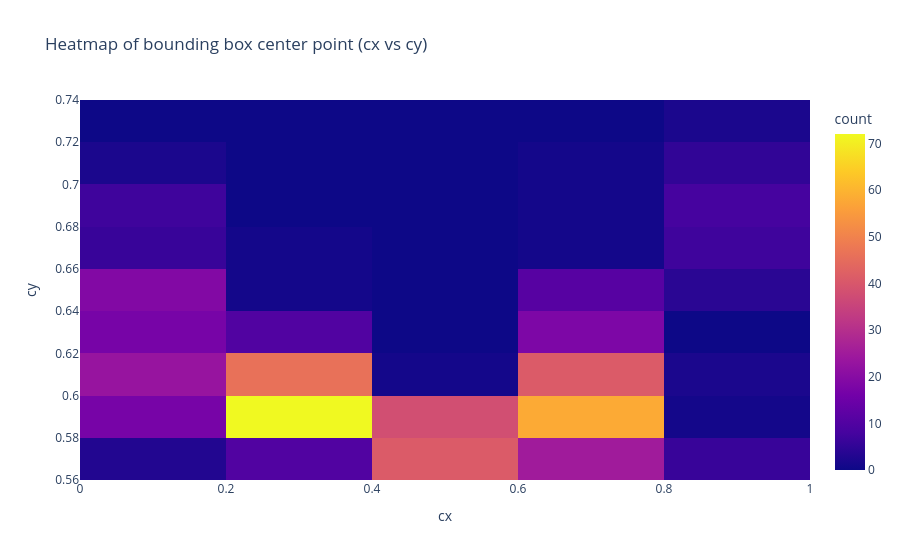

The cell this chart's notebook holds for it:
### Code cell
fig = px.density_heatmap(
    x=all_cx,
    y=all_cy,
    title="Heatmap of bounding box center point (cx vs cy)",
    labels={"x": "cx", "y": "cy"}
)
fig.show()

### Figure 1 — Plotly figure (JSON) as saved in the notebook; plotly's stock layout.template omitted (floating-point values rounded to 4 significant figures; data arrays with more than 128 entries replaced by an {"elided": "..."} marker saying what was removed)
{"data": [{"coloraxis": "coloraxis", "hovertemplate": "cx=%{x}<br>cy=%{y}<br>count=%{z}<extra></extra>", "name": "", "type": "histogram2d", "x": {"elided": "505 float values"}, "xaxis": "x", "xbingroup": "x", "y": {"elided": "505 float values"}, "yaxis": "y", "ybingroup": "y"}], "layout": {"coloraxis": {"colorbar": {"title": {"text": "count"}}, "colorscale": [[0, "#0d0887"], [0.1111, "#46039f"], [0.2222, "#7201a8"], [0.3333, "#9c179e"], [0.4444, "#bd3786"], [0.5556, "#d8576b"], [0.6667, "#ed7953"], [0.7778, "#fb9f3a"], [0.8889, "#fdca26"], [1, "#f0f921"]]}, "legend": {"tracegroupgap": 0}, "title": {"text": "Heatmap of bounding box center point (cx vs cy)"}, "xaxis": {"anchor": "y", "domain": [0, 1], "title": {"text": "cx"}}, "yaxis": {"anchor": "x", "domain": [0, 1], "title": {"text": "cy"}}}}
